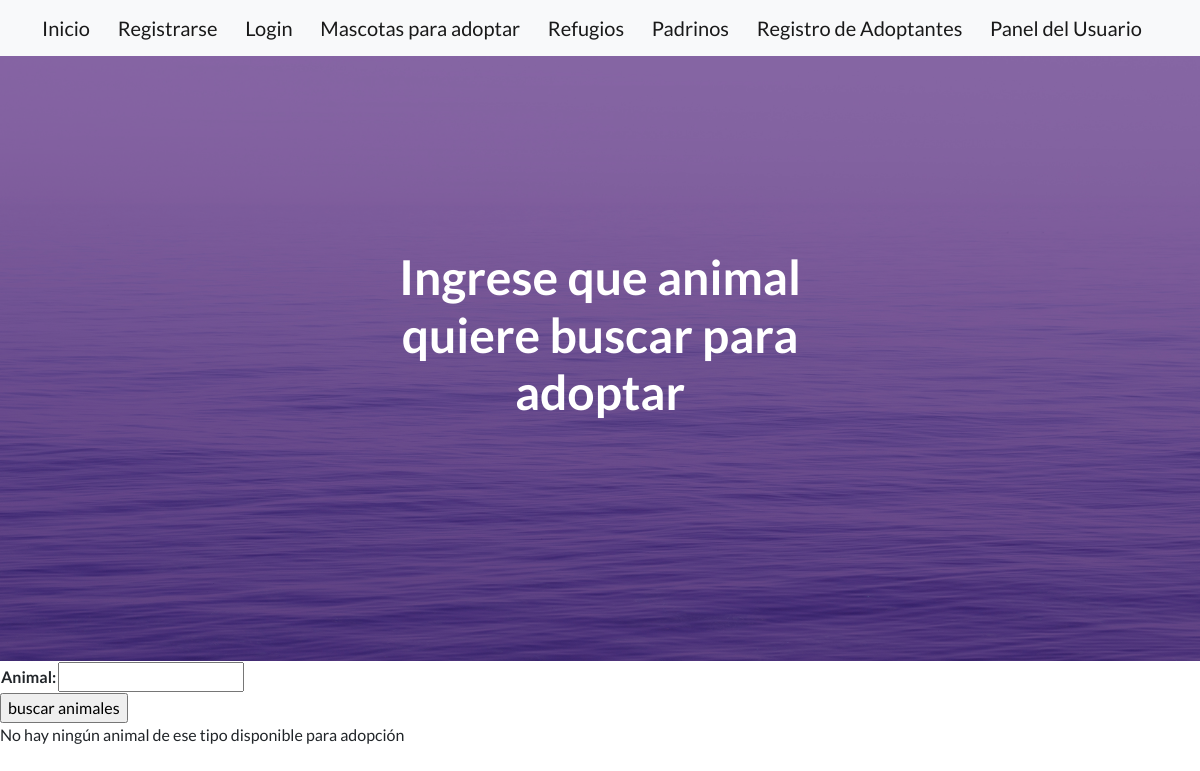
The page /busqueda/ on the database as committed earlier.
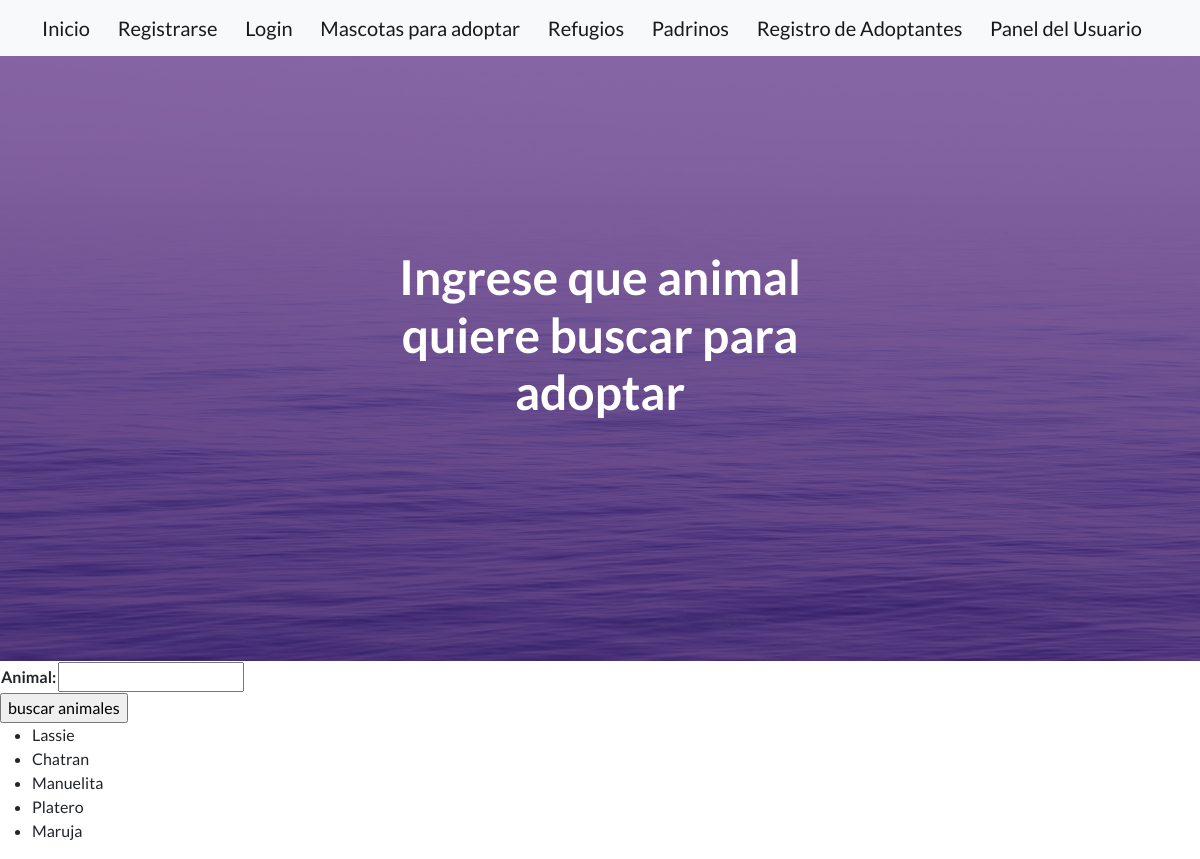
The same page on the database as committed later.
### DogsApp/models.py (models this page shows)
class Adoptado(models.Model):
    animal=models.CharField(max_length=15)
    nombre= models.CharField(max_length=15)
    edad= models.CharField(max_length=2, default=0,blank=True)
    foto=models.ImageField(upload_to="fotos_adoptados", null=True, blank=True)

### DogsApp/views.py (the view)
# urls.py: path("busqueda/",busquedaview,name="busqueda adoptado"),
def busquedaview(request):
    if request.method == "GET":
        candidato=formbusqueda_adoptado(request.GET)
        if candidato.is_valid():
          animal_a_buscar = candidato.cleaned_data.get("animal")
          animales_encontrados=Adoptado.objects.filter(animal__icontains=animal_a_buscar)
    else:
        animales_encontrados=Adoptado.objects.all
    candidato = formbusqueda_adoptado()
    return render(request,"temp_app/buscar_dog.html", {"candidato":candidato,"animales_encontrados":animales_encontrados})

### DogsApp/forms.py
class formbusqueda_adoptado(forms.Form):
   animal = forms.CharField(max_length=15, required=False)

### DogsApp/templates/temp_app/buscar_dog.html (shortened to what this page needs)
{% extends "padre/padre.html" %}
{% block main %}
<form action ="">
    <table>
        {{candidato}}
    </table>
    <input type = "submit" value="buscar animales">
<form >
{% if animales_encontrados%}
<ul>
    {% for animal in animales_encontrados %}
    <li>{{animal.nombre}} </li>
    {% endfor %}
{% else %}
<p> No hay ningún animal de ese tipo disponible para adopción </p>
{% endif %}
{% endblock main %}
{% block centro %}
Ingrese que animal quiere buscar para adoptar <Base></Base>
{%endblock centro %}

Rows that differ between the two databases and show on the page:
added Adoptado: nombre "Lassie"
added Adoptado: nombre "Chatran"
added Adoptado: nombre "Manuelita"
added Adoptado: nombre "Platero"
added Adoptado: nombre "Maruja"
Other text that changed with them:
text no longer shown: "No hay ningún animal de ese tipo disponible para adopción"
